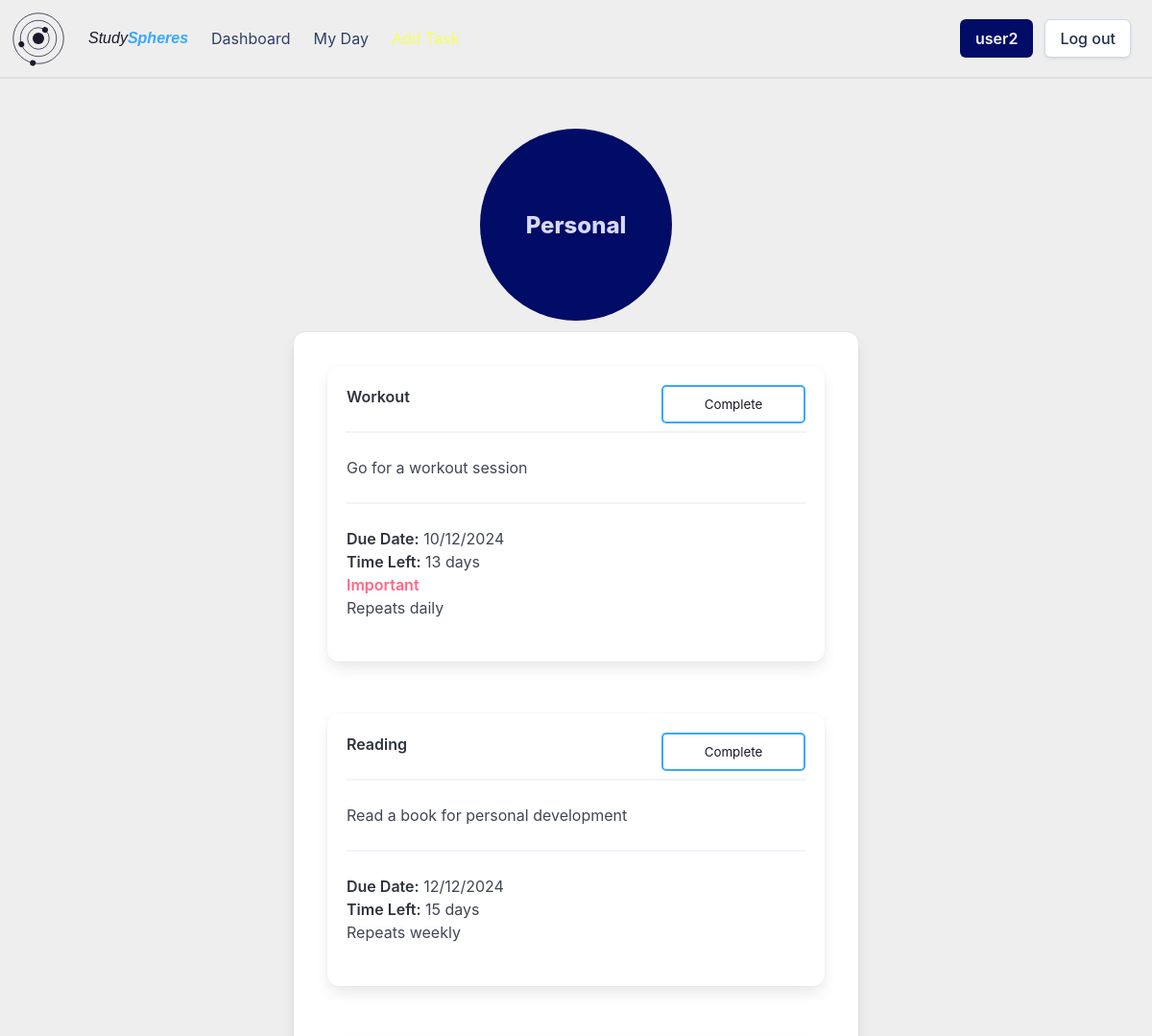
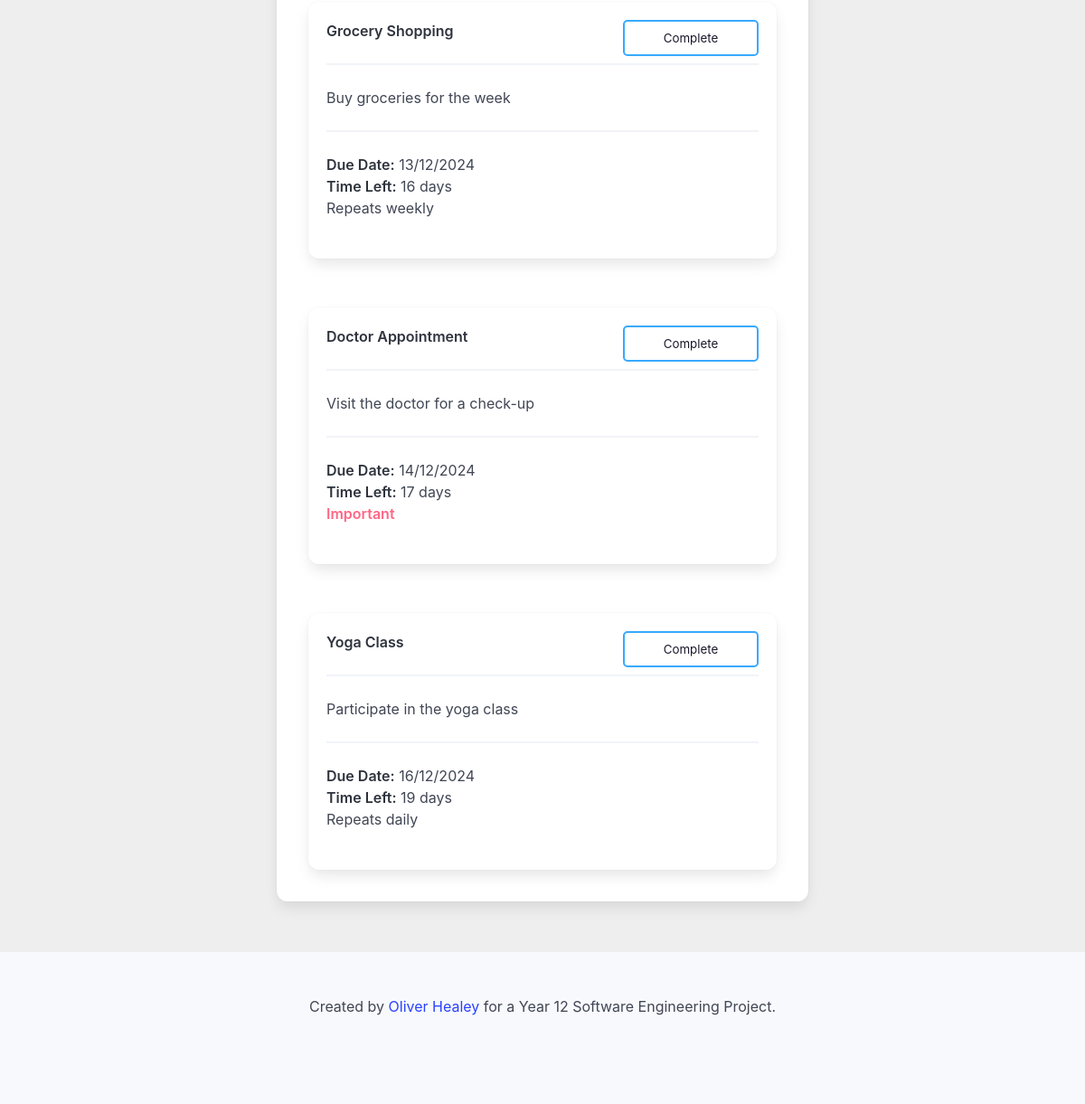
The page /group/11b352e9-9ae4-40fd-a5c3-86248f1b8cbe (signed in) on the database its author committed (2 pictures, top to bottom).
### setup_db.py (models this page shows)
class Group(Base):
    __tablename__ = 'groups'
    group_id = Column(String, primary_key=True, nullable=False)
    group_name = Column(String, nullable=False)
    user_id = Column(String, ForeignKey('userdetails.id'), nullable=False)
    user = relationship('User', back_populates='groups')
    tasks = relationship('Task', back_populates='groups')

class Task(Base):
    __tablename__ = 'tasks'
    task_id = Column(String, primary_key=True)
    name = Column(String, nullable=False)
    details = Column(String)
    important = Column(Boolean, nullable=False)
    due_date = Column(DateTime, nullable=False)
    completed = Column(Boolean, nullable=False)
    repeat = Column(String, nullable=False)
    user_id = Column(String, ForeignKey('userdetails.id'), nullable=False)
    group_id = Column(String, ForeignKey('groups.group_id'), nullable=False)
    user = relationship('User', back_populates='tasks')
    groups = relationship('Group', back_populates='tasks')

### app.py (the view)
@app.route('/group/<group_id>')
def viewGroup(group_id):
    if flaskSession.get('userId') is None:
        return redirect(url_for('login'))
    userId = flaskSession.get('userId')
    group = sessionDb.query(Group).filter(Group.group_id == group_id, Group.user_id == userId).first()
    tasks = sessionDb.query(Task).filter(Task.group_id == group_id).order_by(Task.due_date).all()
    date = datetime.datetime.now().date()
    return render_template('group.html', group=group, tasks=tasks, showDetails=True, date=date)

### templates/group.html (shortened to what this page needs)
{% extends 'base_loggedin.html' %}
{% block content %}
    <div class="circle-holder column is-full is-centered">
        <div class="group-circle" onclick="window.location.href='/group/{{ group.group_id }}'">
            <div class="hero-body">
                <p class="group-circle-title title is-4">{{ group.group_name }}</p>
            </div>
        </div>
    </div>
    <div class="columns is-centered">
        <div class="column is-half">
            <div class="box">
                <div class="columns is-multiline">
                    {% for task in tasks %}
                        {% if task.group_id == group.group_id %}
                            <div class="column is-full">
                                {% include 'task_box.html' %}
                            </div>
                        {% endif %}
                    {% endfor %}
                </div>
            </div>
        </div>
    </div>
{% endblock %}

### templates/task_box.html (shortened to what this page needs)
<div class="box task-box {% if date > task.due_date.date() and not task.completed %}overdue-task{% endif %}" onclick="window.location.href='/task/{{ task.task_id }}'">
    <div class="content">
        <p>
            <strong class="{{ 'has-text-success' if task.completed else '' }}">{{ task.name }}</strong>
            <hr>
            {% if showDetails %}
                {% if task.details %}
                    {{ task.details }}
                {% else %}
                    No details available.
                {% endif %}
                <hr>
            {% endif %}
            {% if not task.completed %}
                <strong>Due Date:</strong> {{ task.due_date.strftime('%d/%m/%Y') }}<br>
                {% if date < task.due_date.date() %}
                    <strong>Time Left:</strong> {{ (task.due_date.date() - date).days }} days<br>
                {% elif date == task.due_date.date() %}
                    <strong class="has-text-warning">Due Today</strong><br>
                {% else %}
                    <strong class="has-text-danger">Overdue</strong><br>
                {% endif %}
                {% if task.important %}
                    <strong class="has-text-danger circle-header">Important</strong><br>
                {% endif %}
                {% if task.repeat != 'none' %}
                    Repeats {{ task.repeat }}<br>
                {% endif %}
            {% else %}
                <strong class="has-text-success">Task Complete</strong>
            {% endif %}
        </p>
    </div>
    {% if not task.completed %}
        <form action="/complete" method="POST">
            <input type="submit" value="Complete" class="task-complete-button">
        </form>
    {% else %}
        <form action="/decomplete" method="POST">
            <input type="hidden" name="task_id" value="{{ task.task_id }}">
            <input type="submit" value="Remove Complete" class="task-complete-button">
        </form>
    {% endif %}
</div>

### static/styles/styles.css (style rules this page uses)
:root { --bulma-primary-h: 206deg; --bulma-primary-l: 61%; --bulma-link-l: 20%; --bulma-info-h: 63deg; --bulma-info-l: 68%; --bulma-scheme-s: 36%; --bulma-body-background-color: light-dark(#eeeeee, #0f141f); color-scheme: light dark; --accent-color: light-dark(#1c182c, #e0e0e0); --accent-color-invert: light-dark(#e0e0e0, #160f34); --warning-color: light-dark(#ffdddd, #330000); }
body { margin: none; padding: none; }
.hero-body { padding: 20px; }
.circle-holder { display: flex; justify-content: center; align-items: center; }
.group-circle { position: relative; border-radius: 50%; width: 200px; text-align: center; align-content: center; overflow: visible; height: 200px; background-color: var(--bulma-link); }
.group-circle-title { color: #d8d9ff; }
.circle-header { color: #1c182c; }
.task-box { position: relative; overflow: hidden; transition: all 0.5s; cursor: pointer; margin: 15px; }
.task-box:before { content: ''; position: absolute; opacity: 0; height: 100%; width: 100%; top: 0px; bottom: 0px; right: 0px; align-content: center; padding: 10px; transition: 0.5s; color: #0f141f; background-color: var(--bulma-primary); }
.task-box:after { content: 'Click for more details...'; opacity: 0; position: absolute; bottom: -20px; right: 20px; transition: 0.5s; font-size: 0.7rem; }
.task-complete-button { position: absolute; top: 20px; right: 20px; width: 150px; height: 40px; background-color: transparent; border: var(--bulma-primary) solid 2px; color: var(--accent-color); border-radius: 5px; padding: 5px; cursor: pointer; }

### rows shown on the page
Group: group_name "Personal"
Task: name "Workout", details "Go for a workout session", due_date "10/12/2024", (task.due_date.date()-date).days "13", important "Important", repeat "daily"
Task: name "Reading", details "Read a book for personal development", due_date "12/12/2024", (task.due_date.date()-date).days "15", repeat "weekly"
Task: name "Grocery Shopping", details "Buy groceries for the week", due_date "13/12/2024", (task.due_date.date()-date).days "16", repeat "weekly"
Task: name "Doctor Appointment", details "Visit the doctor for a check-up", due_date "14/12/2024", (task.due_date.date()-date).days "17", important "Important"
Task: name "Yoga Class", details "Participate in the yoga class", due_date "16/12/2024", (task.due_date.date()-date).days "19", repeat "daily"

### other values the page prints
{{ session['username'] }} "user2"
